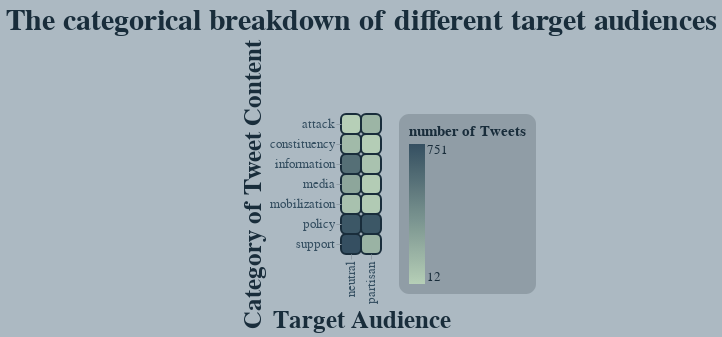

The cell this chart's notebook holds for it:
### Markdown cell above
##### **VIS 2**

For this second visualization I searched for a mark that implicitly made the content of this visualization hard to read. While I dug around with the visual variables, color, in the form of a heat map, I found, was terrible for conveying numerical data and was difficult to compare to other cells if they were not adjacent, making this graph:
1. not quantitative
2. not really associative or selective
3. and with terrible length

I also find that the heatmap, especially for this data set, is very unintuitive, as the pattern the colors form means nothing, and all the axes are qualitative, which is typically not the case for heatmaps

**Off to a great start.**

### Code cell
unequal_heatMap = chart.mark_rect().encode (
    alt.X( "bias-trun", title="Target Audience" ),
    alt.Y( "category", title="Category of Tweet Content" ),
    alt.Color( "value", title="number of Tweets")
).properties(
    title="The categorical breakdown of different target audiences"
)

apply_all(unequal_heatMap, palletA)

### Figure 1 — Vega-Lite specification as saved in the notebook (floating-point values rounded to 4 significant figures)
{"config": {"view": {"continuousWidth": 400, "continuousHeight": 300, "strokeWidth": 0}, "axis": {"domainColor": "#FFFFFF00", "gridColor": "#909DA6", "labelColor": "#354F61", "labelFontSize": 13, "tickColor": "#909DA6", "titleColor": "#192D3B", "titleFontSize": 25}, "background": "#ACB9C2", "bar": {"cornerRadius": 5}, "font": "DINCondensed-Bold", "legend": {"cornerRadius": 10, "fillColor": "#909DA6", "labelColor": "#192D3B", "labelFontSize": 13, "padding": 10, "titleColor": "#192D3B", "titleFontSize": 15}, "mark": {"cornerRadius": 5, "stroke": "#192D3B", "strokeWidth": 2}, "range": {"category": ["#B6CFB7", "#A0B9A8", "#8BA49A", "#758F8C", "#60797D", "#4A646F", "#354F61"], "heatmap": ["#B6CFB7", "#A0B9A8", "#8BA49A", "#758F8C", "#60797D", "#4A646F", "#354F61"]}, "title": {"color": "#192D3B", "fontSize": 30}}, "data": {"name": "data-b18f56463b49e574ace535444f5bfcab"}, "mark": "rect", "encoding": {"color": {"field": "value", "title": "number of Tweets", "type": "quantitative"}, "x": {"field": "bias-trun", "title": "Target Audience", "type": "nominal"}, "y": {"field": "category", "title": "Category of Tweet Content", "type": "nominal"}}, "title": "The categorical breakdown of different target audiences", "$schema": "https://vega.github.io/schema/vega-lite/v4.17.0.json", "datasets": {"data-b18f56463b49e574ace535444f5bfcab": [{"bias-trun": "partisan", "category": "policy", "value": 706, "perc": 58.35, "invert": 0.001416, "invert-perc": 1.105, "Unnamed: 6": null, "Unnamed: 7": null, "Unnamed: 8": null, "Unnamed: 9": null}, {"bias-trun": "partisan", "category": "attack", "value": 160, "perc": 13.22, "invert": 0.00625, "invert-perc": 4.875, "Unnamed: 6": null, "Unnamed: 7": null, "Unnamed: 8": null, "Unnamed: 9": null}, {"bias-trun": "partisan", "category": "information", "value": 82, "perc": 6.777, "invert": 0.0122, "invert-perc": 9.513, "Unnamed: 6": null, "Unnamed: 7": null, "Unnamed: 8": "total=", "Unnamed: 9": 5000.0}, {"bias-trun": "partisan", "category": "mobilization", "value": 39, "perc": 3.223, "invert": 0.02564, "invert-perc": 20.0, "Unnamed: 6": null, "Unnamed: 7": null, "Unnamed: 8": "partisan total=", "Unnamed: 9": 1210.0}, {"bias-trun": "partisan", "category": "support", "value": 170, "perc": 14.05, "invert": 0.005882, "invert-perc": 4.589, "Unnamed: 6": null, "Unnamed: 7": null, "Unnamed: 8": "neutral total=", "Unnamed: 9": 2499.0}, {"bias-trun": "partisan", "category": "constituency", "value": 23, "perc": 1.901, "invert": 0.04348, "invert-perc": 33.92, "Unnamed: 6": null, "Unnamed: 7": null, "Unnamed: 8": null, "Unnamed: 9": null}, {"bias-trun": "partisan", "category": "media", "value": 30, "perc": 2.479, "invert": 0.03333, "invert-perc": 26.0, "Unnamed: 6": null, "Unnamed: 7": null, "Unnamed: 8": "total-inv", "Unnamed: 9": 0.239}, {"bias-trun": "neutral", "category": "policy", "value": 705, "perc": 28.21, "invert": 0.001418, "invert-perc": 1.281, "Unnamed: 6": null, "Unnamed: 7": null, "Unnamed: 8": "partisan inv", "Unnamed: 9": 0.1282}, {"bias-trun": "neutral", "category": "attack", "value": 12, "perc": 0.4802, "invert": 0.08333, "invert-perc": 75.23, "Unnamed: 6": null, "Unnamed: 7": null, "Unnamed: 8": "neutral inv", "Unnamed: 9": 0.1108}, {"bias-trun": "neutral", "category": "information", "value": 565, "perc": 22.61, "invert": 0.00177, "invert-perc": 1.598, "Unnamed: 6": null, "Unnamed: 7": null, "Unnamed: 8": null, "Unnamed: 9": null}, {"bias-trun": "neutral", "category": "mobilization", "value": 90, "perc": 3.601, "invert": 0.01111, "invert-perc": 10.03, "Unnamed: 6": null, "Unnamed: 7": null, "Unnamed: 8": null, "Unnamed: 9": null}, {"bias-trun": "neutral", "category": "support", "value": 751, "perc": 30.05, "invert": 0.001332, "invert-perc": 1.202, "Unnamed: 6": null, "Unnamed: 7": null, "Unnamed: 8": null, "Unnamed: 9": null}, {"bias-trun": "neutral", "category": "constituency", "value": 129, "perc": 5.162, "invert": 0.007752, "invert-perc": 6.999, "Unnamed: 6": null, "Unnamed: 7": null, "Unnamed: 8": null, "Unnamed: 9": null}, {"bias-trun": "neutral", "category": "media", "value": 247, "perc": 9.884, "invert": 0.004049, "invert-perc": 3.655, "Unnamed: 6": null, "Unnamed: 7": null, "Unnamed: 8": null, "Unnamed: 9": null}]}}
